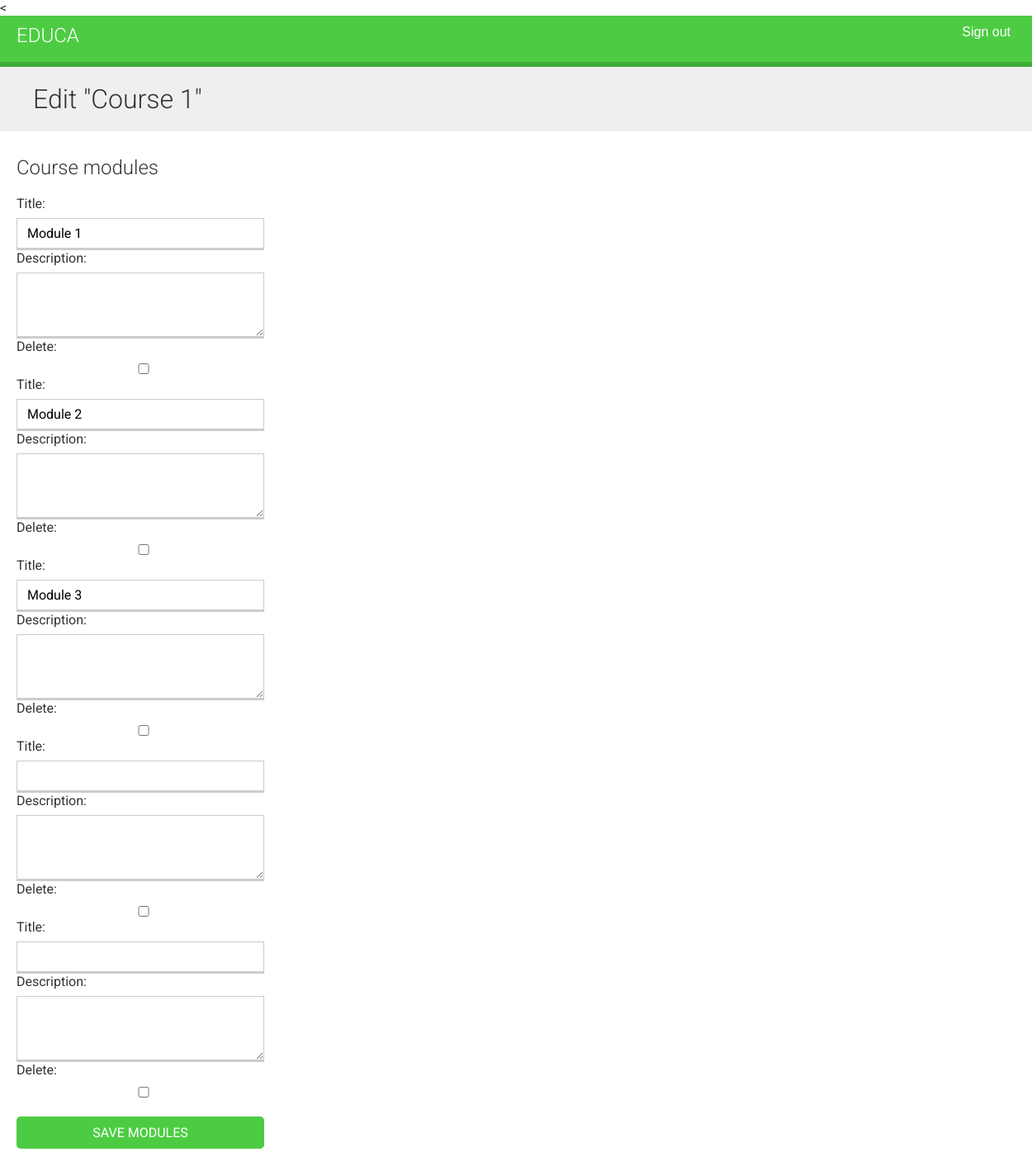
Page /course/1/module/ (signed in) on the earlier database version.
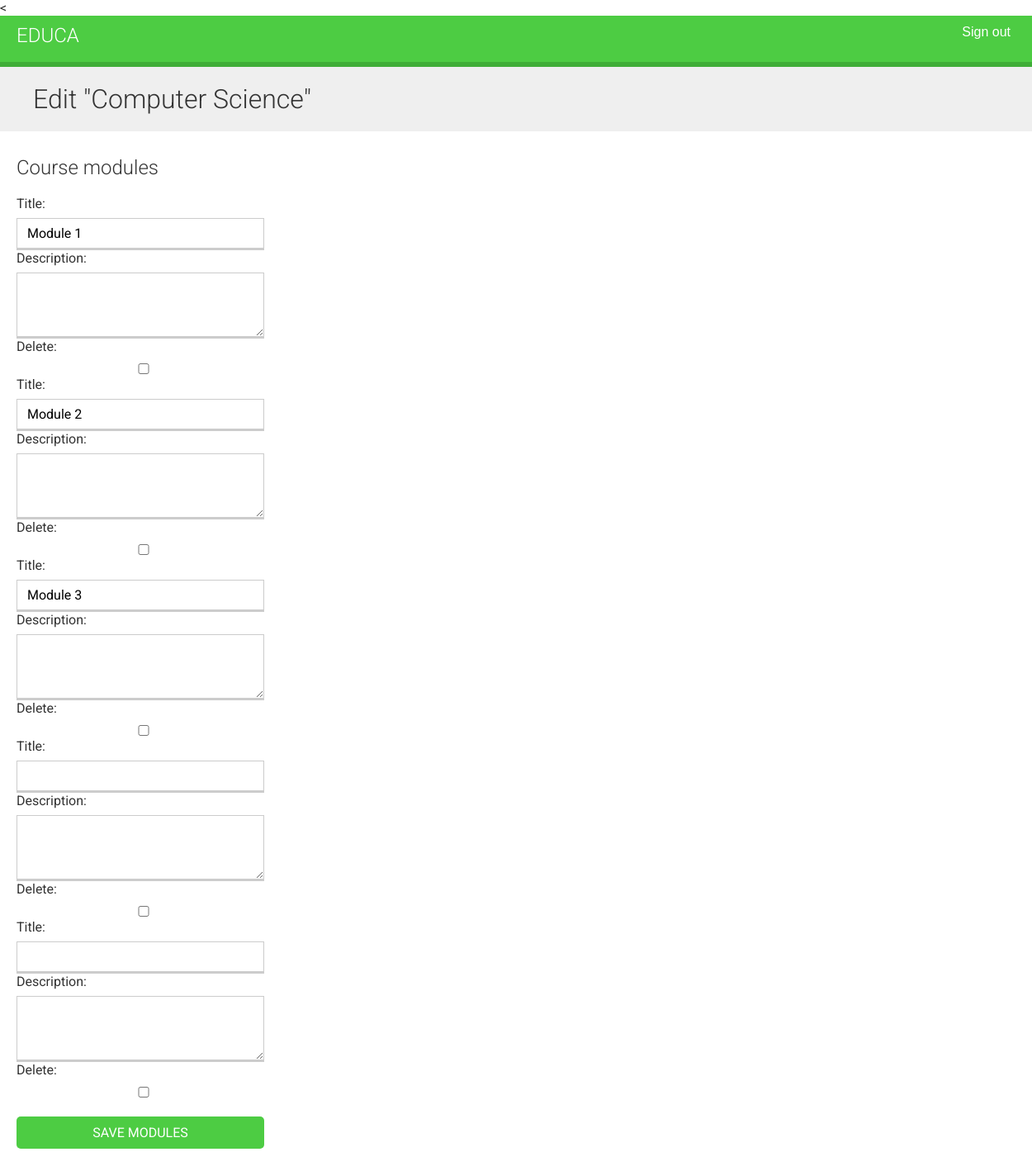
Same page on the later database version.
### courses/models.py (models this page shows, shortened)
class Course(models.Model):
    owner = models.ForeignKey(
        User,
        related_name='courses_created',
        on_delete=models.CASCADE
    )
    subject = models.ForeignKey(
        Subject,
        related_name='courses',
        on_delete=models.CASCADE
    )
    title = models.CharField(max_length=200)
    slug = models.SlugField(max_length=200, unique=True)
    overview = models.TextField()
    created = models.DateTimeField(auto_now_add=True)
    class Meta:
        ordering = ['-created']

### courses/views/module.py (the view, shortened to what this page needs)
class CourseModuleUpdateView(TemplateResponseMixin, View):
    template_name = 'courses/manage/module/formset.html'
    course = None
    def get_formset(self, data=None):
        return ModuleFormSet(instance=self.course, data=data)
    def dispatch(self, request, pk):
        self.course = get_object_or_404(
            Course, id=pk, owner=request.user
        )
        return super().dispatch(request, pk)
    def get(self, request, *args, **kwargs):
        formset = self.get_formset()
        context = {
            'course': self.course,
            'formset': formset
        }
        return self.render_to_response(context)

### courses/templates/courses/manage/module/formset.html (shortened to what this page needs)
{% extends "base.html" %}
    {% block content %}
    <h1>Edit "{{ course.title }}"</h1>
    <div class="module">
        <h2>Course modules</h2>
        <form method="post">
        {{ formset }}
        <input type="submit" value="Save modules" />
        </form>
    </div>
{% endblock %}

Differences in the rows shown:
changed Course: title "Course 1" → "Computer Science"
